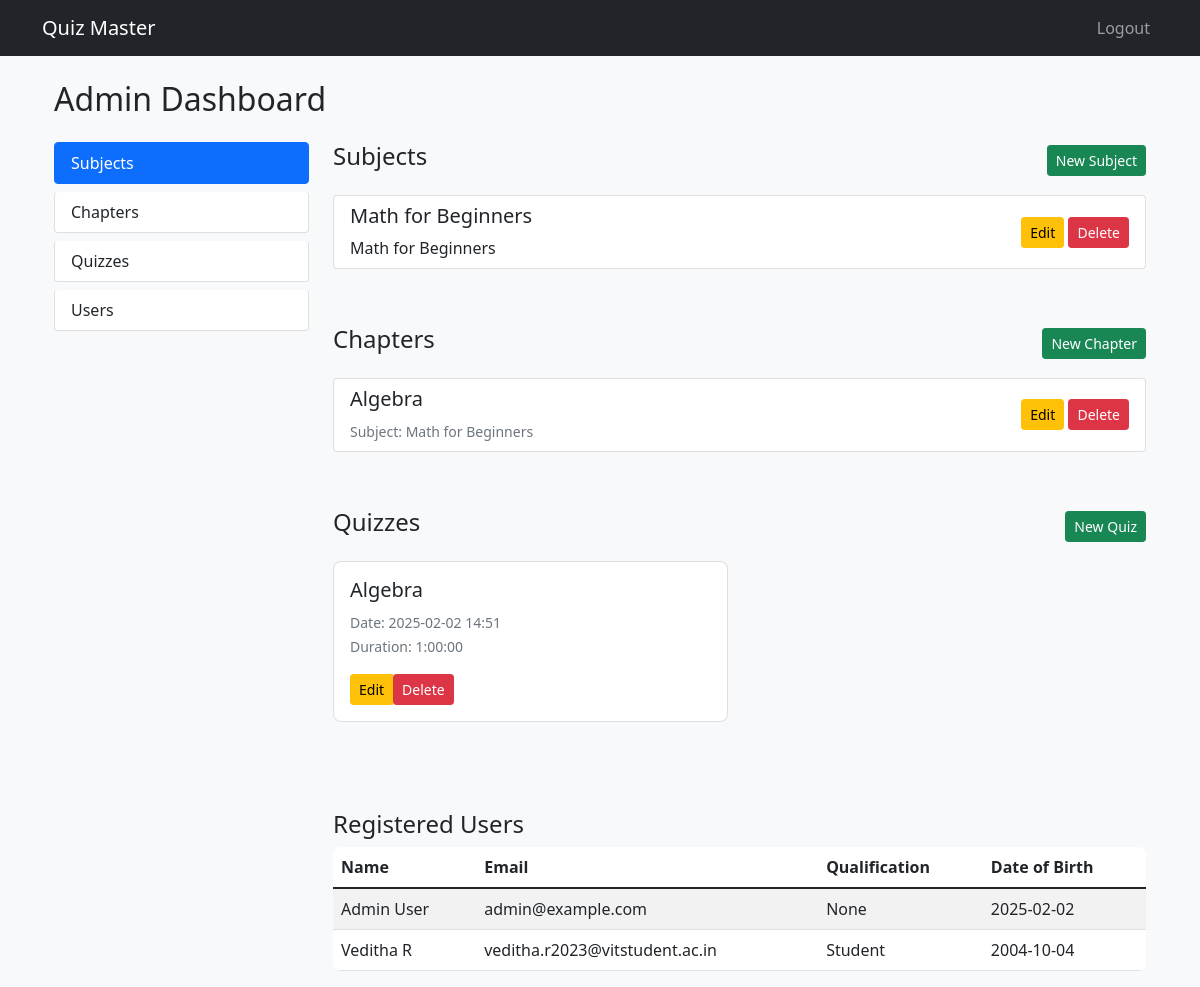
The app's page /admin/dashboard (signed in), older data.
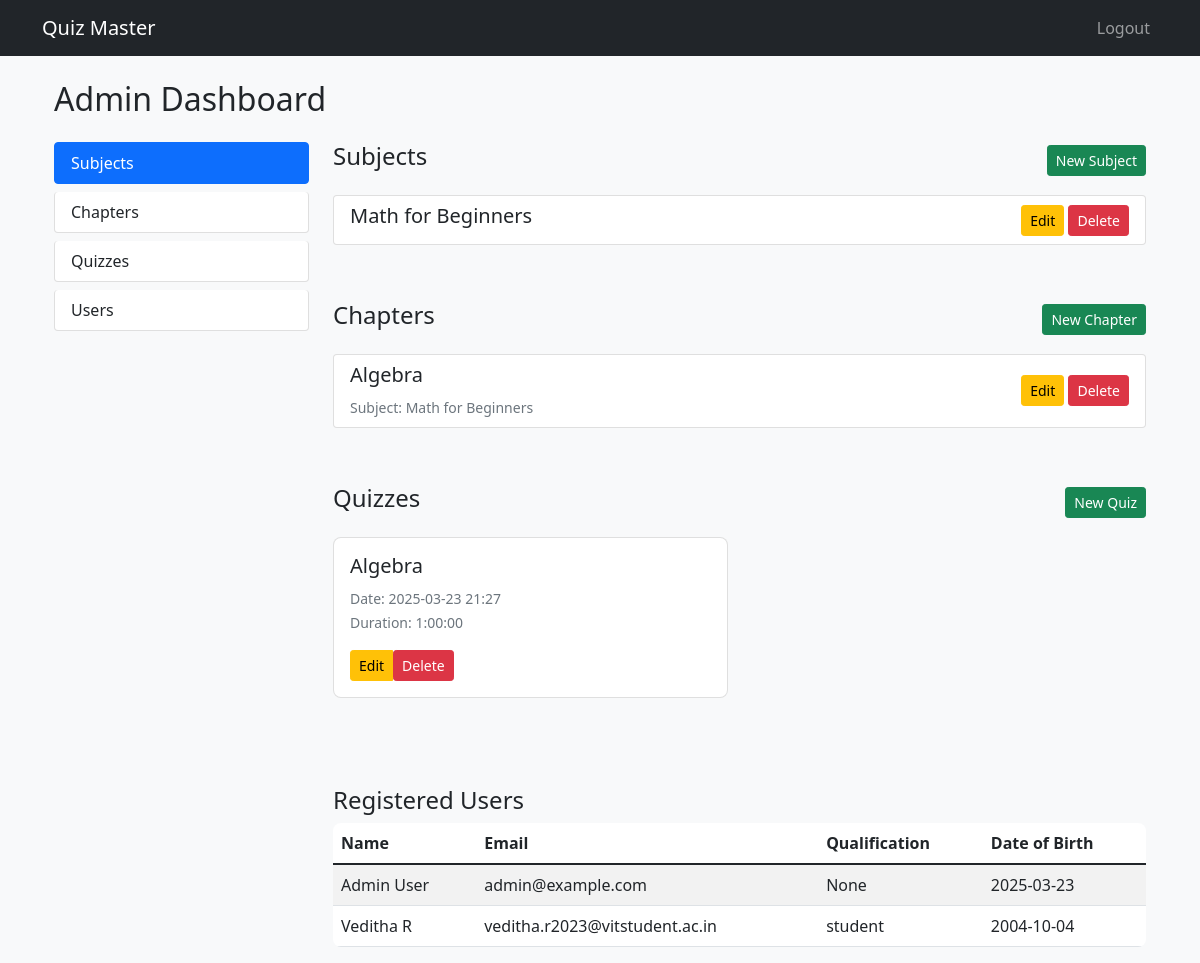
The same page, newer data.
### app.py (models this page shows)
class Subject(db.Model):
    __tablename__ = 'subject'
    subject_id = db.Column(db.Integer, primary_key=True)
    name = db.Column(db.String(100), unique=True, nullable=False)
    description = db.Column(db.Text)
    chapters = db.relationship('Chapters', backref='subject', lazy=True)

class Chapters(db.Model):
    __tablename__ = 'chapters'
    chapter_id = db.Column(db.Integer, primary_key=True)
    name = db.Column(db.String(100), nullable=False)
    description = db.Column(db.Text)
    subject_id = db.Column(db.Integer, db.ForeignKey('subject.subject_id'), nullable=False)
    quizzes = db.relationship('Quiz', backref='chapter', lazy=True)

class Quiz(db.Model):
    __tablename__ = 'quiz'
    quiz_id = db.Column(db.Integer, primary_key=True)
    chapter_id = db.Column(db.Integer, db.ForeignKey('chapters.chapter_id'), nullable=False)
    date_of_quiz = db.Column(db.DateTime, nullable=False)
    time_duration = db.Column(db.Interval, nullable=False, default=timedelta(hours=1))
    remarks = db.Column(db.Text)
    questions = db.relationship('Questions', backref='quiz', lazy=True)
    scores = db.relationship('Scores', backref='quiz', lazy=True)

class Users(db.Model):
    __tablename__ = 'users'
    user_id = db.Column(db.Integer, primary_key=True)
    email = db.Column(db.String(120), unique=True, nullable=False)
    password = db.Column(db.String(255), nullable=False)
    fullname = db.Column(db.String(100), nullable=False)
    qualification = db.Column(db.String(100))
    dob = db.Column(db.Date, nullable=False)
    is_admin = db.Column(db.Boolean, default=False)
    scores = db.relationship('Scores', backref='user', lazy=True)

### app.py (the view)
@app.route('/admin/dashboard')
@login_required
@admin_required
def admin_dashboard():
    users = Users.query.all()
    subjects = Subject.query.all()
    chapters = Chapters.query.all()
    quizzes = Quiz.query.all()
    return render_template('admin_dashboard.html',
                         users=users,
                         subjects=subjects,
                         chapters=chapters,
                         quizzes=quizzes)

### app.py (called while the page is built)
def login_required(f):
    @wraps(f)
    def decorated(*args, **kwargs):
        if 'user_id' not in session:
            return redirect(url_for('login'))
        return f(*args, **kwargs)
    return decorated

def admin_required(f):
    @wraps(f)
    def decorated(*args, **kwargs):
        user = Users.query.get(session['user_id'])
        if not user or not user.is_admin:
            abort(403)
        return f(*args, **kwargs)
    return decorated

### templates/admin_dashboard.html (shortened to what this page needs)
{% extends "base.html" %}
{% block content %}
<div class="container-fluid mt-4">
    <h2 class="mb-4">Admin Dashboard</h2>
    <div class="row">
        <div class="col-md-3">
            <div class="list-group">
                <a href="#subjects" class="list-group-item list-group-item-action active">Subjects</a>
                <a href="#chapters" class="list-group-item list-group-item-action">Chapters</a>
                <a href="#quizzes" class="list-group-item list-group-item-action">Quizzes</a>
                <a href="#users" class="list-group-item list-group-item-action">Users</a>
            </div>
        </div>
        <div class="col-md-9">
            <div id="subjects" class="mb-5">
                <div class="d-flex justify-content-between align-items-center mb-3">
                    <h4>Subjects</h4>
                    <a href="{{ url_for('create_subject') }}" class="btn btn-success btn-sm">New Subject</a>
                </div>
                <div class="list-group">
                    {% for subject in subjects %}
                    <div class="list-group-item">
                        <div class="d-flex justify-content-between align-items-center">
                            <div>
                                <h5>{{ subject.name }}</h5>
                                <p class="mb-0">{{ subject.description }}</p>
                            </div>
                            <div>
                                <a href="{{ url_for('edit_subject', subject_id=subject.subject_id) }}"
                                   class="btn btn-warning btn-sm">Edit</a>
                                <form method="POST" action="{{ url_for('delete_subject', subject_id=subject.subject_id) }}"
                                      class="d-inline">
                                    <button type="submit" class="btn btn-danger btn-sm">Delete</button>
                                </form>
                            </div>
                        </div>
                    </div>
                    {% endfor %}
                </div>
            </div>
            <div id="chapters" class="mb-5">
                <div class="d-flex justify-content-between align-items-center mb-3">
                    <h4>Chapters</h4>
                    <a href="{{ url_for('create_chapter') }}" class="btn btn-success btn-sm">New Chapter</a>
                </div>
                <div class="list-group">
                    {% for chapter in chapters %}
                    <div class="list-group-item">
                        <div class="d-flex justify-content-between align-items-center">
                            <div>
                                <h5>{{ chapter.name }}</h5>
                                <small class="text-muted">Subject: {{ chapter.subject.name }}</small>
                            </div>
                            <div>
                                <a href="{{ url_for('edit_chapter', chapter_id=chapter.chapter_id) }}"
                                   class="btn btn-warning btn-sm">Edit</a>
                                <form method="POST" action="{{ url_for('delete_chapter', chapter_id=chapter.chapter_id) }}"
                                      class="d-inline">
                                    <button type="submit" class="btn btn-danger btn-sm">Delete</button>
                                </form>
                            </div>
                        </div>
                    </div>
                    {% endfor %}
                </div>
            </div>
            <div id="quizzes" class="mb-5">
                <div class="d-flex justify-content-between align-items-center mb-3">
                    <h4>Quizzes</h4>
                    <a href="{{ url_for('create_quiz') }}" class="btn btn-success btn-sm">New Quiz</a>
                </div>
                <div class="row">
                    {% for quiz in quizzes %}
                    <div class="col-md-6 mb-3">
                        <div class="card">
                            <div class="card-body">
                                <h5 class="card-title">{{ quiz.chapter.name }}</h5>
                                <p class="card-text">
                                    <small class="text-muted">
                                        Date: {{ quiz.date_of_quiz.strftime('%Y-%m-%d %H:%M') }}<br>
                                        Duration: {{ quiz.time_duration }}
                                    </small>
                                </p>
                                <div class="btn-group">
                                    <a href="{{ url_for('edit_quiz', quiz_id=quiz.quiz_id) }}"
                                       class="btn btn-warning btn-sm">Edit</a>
                                    <form method="POST" action="{{ url_for('delete_quiz', quiz_id=quiz.quiz_id) }}">
                                        <button type="submit" class="btn btn-danger btn-sm">Delete</button>
                                    </form>
                                </div>
                            </div>
                        </div>
                    </div>
                    {% endfor %}
                </div>
            </div>
            <div id="users">
                <h4>Registered Users</h4>
                <table class="table table-striped">
                    <thead>
                        <tr>
                            <th>Name</th>
                            <th>Email</th>
                            <th>Qualification</th>
                            <th>Date of Birth</th>
                        </tr>
                    </thead>
                    <tbody>
                        {% for user in users %}
                        <tr>
                            <td>{{ user.fullname }}</td>
                            <td>{{ user.email }}</td>
                            <td>{{ user.qualification }}</td>
                            <td>{{ user.dob.strftime('%Y-%m-%d') }}</td>
                        </tr>
                        {% endfor %}
                    </tbody>
                </table>
            </div>
        </div>
    </div>
</div>
{% endblock %}

### templates/base.html (shortened to what this page needs)
<!DOCTYPE html>
<html lang="en">
<head>
    <link href="https://cdn.jsdelivr.net/npm/bootstrap@5.1.3/dist/css/bootstrap.min.css" rel="stylesheet">
    <link rel="stylesheet" href="{{ url_for('static', filename='styles.css') }}">
</head>
<body class="bg-light">
<nav class="navbar navbar-expand-lg navbar-dark bg-dark">
    <div class="container">
        <a class="navbar-brand" href="/">Quiz Master</a>
        <div class="navbar-nav ms-auto">
            {% if session.get('user_id') %}
                <a class="nav-link" href="{{ url_for('logout') }}">Logout</a>
            {% else %}
                <a class="nav-link" href="{{ url_for('login') }}">Login</a>
                <a class="nav-link" href="{{ url_for('register') }}">Register</a>
            {% endif %}
        </div>
    </div>
</nav>
    <div class="container mt-4">
        {% block content %}{% endblock %}
    </div>
</body>
</html>

### static/styles.css (style rules this page uses)
.card { margin-bottom: 1.5rem; border-radius: 0.5rem; }
.list-group-item { margin-bottom: 0.5rem; border-radius: 0.25rem; }
.table { background-color: white; border-radius: 0.5rem; overflow: hidden; }

Row changes from the older to the newer data that the page shows:
changed Subject "Math for Beginners": description "Math for Beginners" → (not shown)
changed Quiz "Algebra": date_of_quiz "2025-02-02 14:51" → "2025-03-23 21:27"
changed Users "Admin User": dob "2025-02-02" → "2025-03-23"
changed Users "Veditha R": qualification "Student" → "student"
